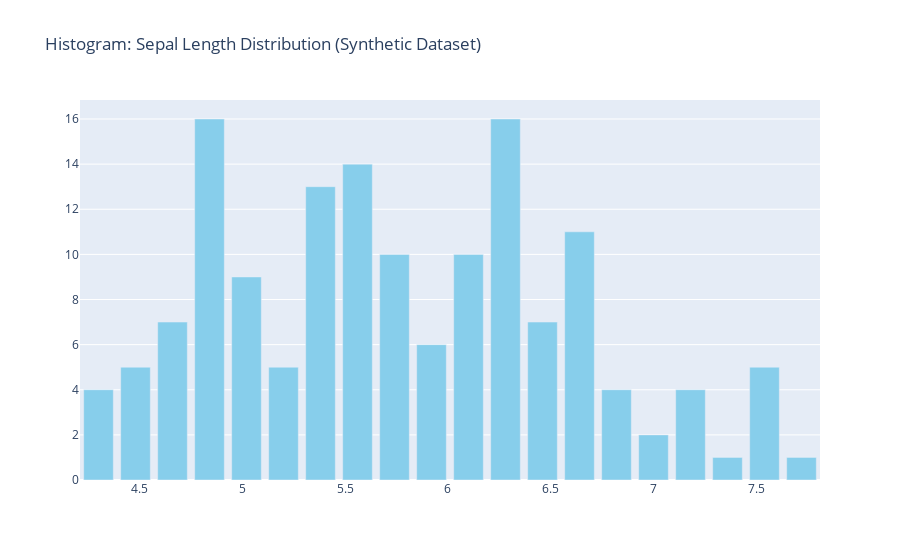

The notebook cell this image was saved under:
### Code cell
plt.figure(figsize=(8, 5))
ax = sns.histplot(df_synthetic, x='sepal length (cm)', kde=True, bins=20, color='skyblue')
plt.xlabel('Sepal Length (cm)')
plt.ylabel('Frequency')
plt.title('Histogram: Sepal Length Distribution (Synthetic Dataset)')

# Get the data from Seaborn axis
bin_edges = [patch.get_x() for patch in ax.patches] + [ax.patches[-1].get_x() + ax.patches[-1].get_width()]
frequencies, _ = np.histogram(df_synthetic['sepal length (cm)'], bins=bin_edges)

# Create a Plotly figure
chart_five = go.Figure(data=[go.Bar(x=bin_edges, y=frequencies, marker_color='skyblue')])

# Update layout of the Plotly figure
chart_five.update_layout(title_text='Histogram: Sepal Length Distribution (Synthetic Dataset)')

# Show the Plotly figure
chart_five.show()

### Figure 1 — Plotly figure (JSON) as saved in the notebook; plotly's stock layout.template omitted (floating-point values rounded to 4 significant figures)
{"data": [{"marker": {"color": "skyblue"}, "type": "bar", "x": [4.3, 4.48, 4.66, 4.84, 5.02, 5.2, 5.38, 5.56, 5.74, 5.92, 6.1, 6.28, 6.46, 6.64, 6.82, 7, 7.18, 7.36, 7.54, 7.72, 7.9], "y": [4, 5, 7, 16, 9, 5, 13, 14, 10, 6, 10, 16, 7, 11, 4, 2, 4, 1, 5, 1]}], "layout": {"autosize": true, "title": {"text": "Histogram: Sepal Length Distribution (Synthetic Dataset)"}, "xaxis": {"autorange": true, "range": [4.21, 7.81], "type": "linear"}, "yaxis": {"autorange": true, "range": [0, 16.84], "type": "linear"}}}
